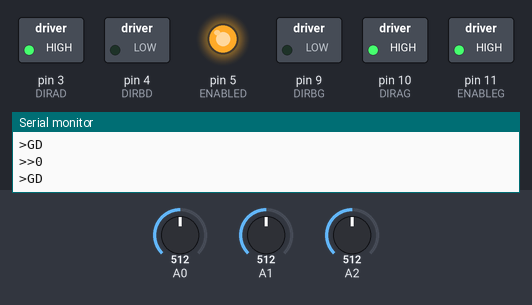
A sketch run on a simulated Arduino Uno, built with avr-gcc and run on an emulated ATmega328P. On the bench: switched loads named in the sketch (green lamp = pin HIGH), output pins drawn as LEDs (lit = HIGH), the last lines printed to the serial monitor. Inputs (shaded band) come from the test bench; at power-on: A0 = 512, A2 = 512, A1 = 512.

Above: at 12.4 s.
12.5 s: A0 set to 216
14.0 s: A0 set to 198
At 14.8 s:
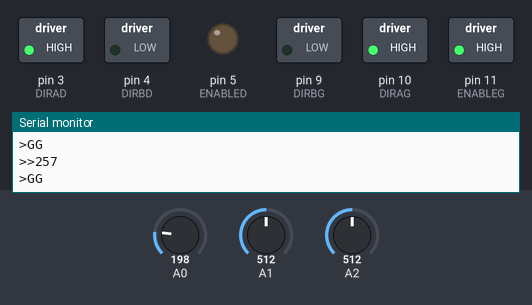
15.5 s: A2 set to 488
At 16.7 s:
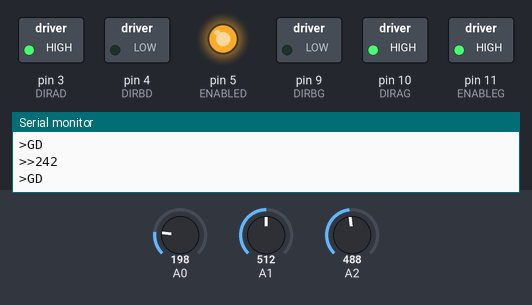
17.0 s: A2 set to 59
18.5 s: A2 set to 47
At 19.7 s:
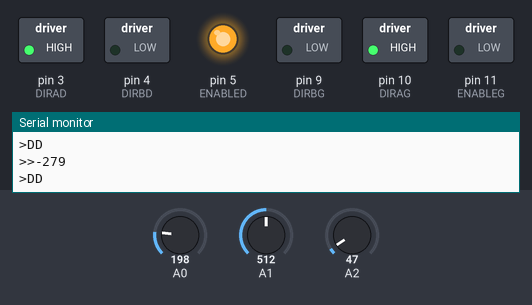
20.0 s: A2 set to 122
At 21.5 s:
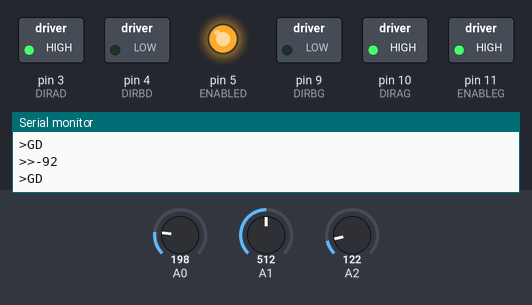
Timing chart, 0 to 22.5 s (numbered marks = the images above; inputs shaded):
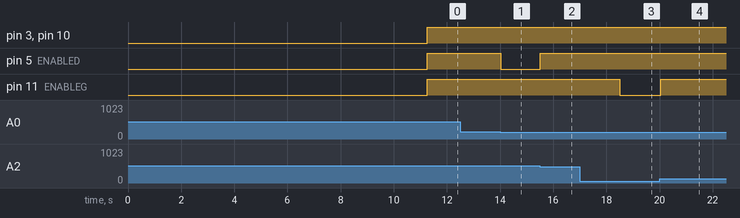

The sketch:

engines_tests_motors.ino
```cpp
#include <QTRSensors.h>

// M1 PWM 1
#define ENABLEG 11
// M1 Direction 0/1 2
#define DIRAG 10
// M1 Direction 1/0 7
#define DIRBG 9

// M2 PWN 9
#define ENABLED 5
// M2 Direction 0/1 15
#define DIRAD 3
// M2 Direction 1/0 10
#define DIRBD 4

// Power
// 8 && 16
// GND
// 4 && 13
// MotorG
// 3 && 6
// MotorD
// 14 && 11

const int sensorInput1 = 0;
const int sensorInput2 = 1;
const int sensorInput3 = 2;

QTRSensorsAnalog sensors ((unsigned char[]) {sensorInput1, sensorInput2, sensorInput3}, 3);

void setup() {
  // Power pins
  pinMode(ENABLEG,OUTPUT);
  pinMode(ENABLED,OUTPUT);

  // Rotation pins
  pinMode(DIRAG,OUTPUT);
  pinMode(DIRBG,OUTPUT);
  pinMode(DIRAD,OUTPUT);
  pinMode(DIRBD,OUTPUT);

  // Use log output
  Serial.begin(9600);

  Serial.println(">>Calibration...");
  for(int i =0; i < 250; i++){

    sensors.calibrate( );
    delay(20);
  }
  Serial.println(">>Calibration end...");
}

void loop() {
  unsigned int sensorsValues[3];
  int position = sensors.readLine(sensorsValues );
  position = position - 1000;

  Serial.print(">>");
  Serial.println(position);

  if(position < -250){
    analogWrite(ENABLEG,0);
    analogWrite(ENABLED,255);
    Serial.println(">DD");
  }else if(position > 250){
    analogWrite(ENABLEG,255);
    analogWrite(ENABLED,0);
    Serial.println(">GG");
  }else{
    analogWrite(ENABLEG,255);
    analogWrite(ENABLED,255);
    Serial.println(">GD");
  }

  digitalWrite(DIRAG,HIGH);
  digitalWrite(DIRBG,LOW);

  digitalWrite(DIRAD,HIGH);
  digitalWrite(DIRBD,LOW);

  delay(50);
}
```

Measured:
- the behaviour switches between 205 and 204 on A0 (found by bisection; images 0 and 1)
- the behaviour switches between 502 and 501 on A2 (found by bisection; images 1 and 2)
- the behaviour switches between 53 and 52 on A2 (found by bisection; images 2 and 3)
- after the input at 14.0 s, pin 5 (ENABLED): HIGH → LOW at once
- after the input at 15.5 s, pin 5 (ENABLED): LOW → HIGH at once
- after the input at 18.5 s, pin 11 (ENABLEG): HIGH → LOW at once
- after the input at 20.0 s, pin 11 (ENABLEG): LOW → HIGH after 0.05 s
